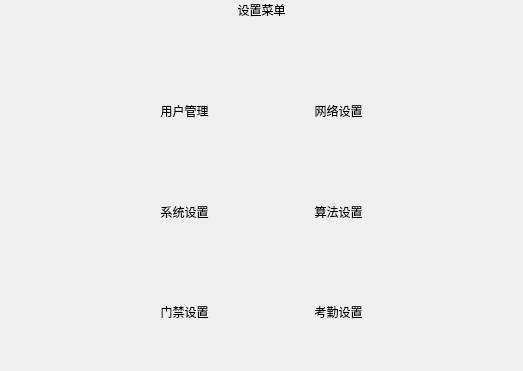
<?xml version="1.0" encoding="UTF-8"?>
<ui version="4.0">
 <class>ui_main_menu</class>
 <widget class="QMainWindow" name="ui_main_menu">
  <property name="geometry">
   <rect>
    <x>0</x>
    <y>0</y>
    <width>523</width>
    <height>371</height>
   </rect>
  </property>
  <property name="windowTitle">
   <string>MainWindow</string>
  </property>
  <widget class="QWidget" name="centralwidget">
   <layout class="QVBoxLayout" name="verticalLayout_7">
    <property name="spacing">
     <number>0</number>
    </property>
    <property name="leftMargin">
     <number>0</number>
    </property>
    <property name="topMargin">
     <number>0</number>
    </property>
    <property name="rightMargin">
     <number>0</number>
    </property>
    <property name="bottomMargin">
     <number>0</number>
    </property>
    <item>
     <widget class="QWidget" name="widget_2" native="true">
      <property name="styleSheet">
       <string notr="true"/>
      </property>
      <layout class="QVBoxLayout" name="verticalLayout_5">
       <property name="spacing">
        <number>0</number>
       </property>
       <property name="leftMargin">
        <number>0</number>
       </property>
       <property name="topMargin">
        <number>0</number>
       </property>
       <property name="rightMargin">
        <number>0</number>
       </property>
       <property name="bottomMargin">
        <number>0</number>
       </property>
       <item>
        <widget class="QWidget" name="main_menu_widget" native="true">
         <property name="styleSheet">
          <string notr="true"/>
         </property>
         <layout class="QHBoxLayout" name="horizontalLayout" stretch="1,1,2,2">
          <property name="spacing">
           <number>0</number>
          </property>
          <property name="leftMargin">
           <number>0</number>
          </property>
          <property name="topMargin">
           <number>0</number>
          </property>
          <property name="rightMargin">
           <number>0</number>
          </property>
          <property name="bottomMargin">
           <number>0</number>
          </property>
          <item alignment="Qt::AlignLeft|Qt::AlignVCenter">
           <widget class="clicked_Label" name="main_menu_back_btn" native="true">
            <property name="minimumSize">
             <size>
              <width>0</width>
              <height>0</height>
             </size>
            </property>
            <property name="text" stdset="0">
             <string/>
            </property>
           </widget>
          </item>
          <item>
           <spacer name="horizontalSpacer">
            <property name="orientation">
             <enum>Qt::Horizontal</enum>
            </property>
            <property name="sizeHint" stdset="0">
             <size>
              <width>20</width>
              <height>20</height>
             </size>
            </property>
           </spacer>
          </item>
          <item>
           <widget class="QLabel" name="main_menu_label">
            <property name="baseSize">
             <size>
              <width>0</width>
              <height>0</height>
             </size>
            </property>
            <property name="styleSheet">
             <string notr="true"/>
            </property>
            <property name="text">
             <string>设置菜单</string>
            </property>
            <property name="alignment">
             <set>Qt::AlignCenter</set>
            </property>
           </widget>
          </item>
          <item>
           <spacer name="horizontalSpacer_2">
            <property name="orientation">
             <enum>Qt::Horizontal</enum>
            </property>
            <property name="sizeHint" stdset="0">
             <size>
              <width>20</width>
              <height>20</height>
             </size>
            </property>
           </spacer>
          </item>
         </layout>
        </widget>
       </item>
       <item>
        <spacer name="verticalSpacer_2">
         <property name="orientation">
          <enum>Qt::Vertical</enum>
         </property>
         <property name="sizeType">
          <enum>QSizePolicy::Expanding</enum>
         </property>
         <property name="sizeHint" stdset="0">
          <size>
           <width>20</width>
           <height>30</height>
          </size>
         </property>
        </spacer>
       </item>
       <item>
        <widget class="QWidget" name="widget_7" native="true">
         <layout class="QHBoxLayout" name="horizontalLayout_2" stretch="1,1,1,1,1">
          <property name="spacing">
           <number>0</number>
          </property>
          <property name="leftMargin">
           <number>0</number>
          </property>
          <property name="topMargin">
           <number>0</number>
          </property>
          <property name="rightMargin">
           <number>0</number>
          </property>
          <property name="bottomMargin">
           <number>0</number>
          </property>
          <item>
           <spacer name="horizontalSpacer_5">
            <property name="orientation">
             <enum>Qt::Horizontal</enum>
            </property>
            <property name="sizeType">
             <enum>QSizePolicy::Fixed</enum>
            </property>
            <property name="sizeHint" stdset="0">
             <size>
              <width>146</width>
              <height>20</height>
             </size>
            </property>
           </spacer>
          </item>
          <item>
           <widget class="QWidget" name="widget_3" native="true">
            <property name="enabled">
             <bool>true</bool>
            </property>
            <property name="minimumSize">
             <size>
              <width>0</width>
              <height>0</height>
             </size>
            </property>
            <layout class="QVBoxLayout" name="verticalLayout" stretch="3,1">
             <property name="spacing">
              <number>15</number>
             </property>
             <property name="leftMargin">
              <number>0</number>
             </property>
             <property name="topMargin">
              <number>0</number>
             </property>
             <property name="rightMargin">
              <number>0</number>
             </property>
             <property name="bottomMargin">
              <number>0</number>
             </property>
             <item alignment="Qt::AlignHCenter|Qt::AlignVCenter">
              <widget class="clicked_Label" name="user_management_btn" native="true">
               <property name="styleSheet">
                <string notr="true">border-image: url(:/icon/user_setting.png);</string>
               </property>
               <property name="text" stdset="0">
                <string/>
               </property>
              </widget>
             </item>
             <item>
              <widget class="QLabel" name="user_management_label">
               <property name="minimumSize">
                <size>
                 <width>0</width>
                 <height>0</height>
                </size>
               </property>
               <property name="styleSheet">
                <string notr="true"/>
               </property>
               <property name="frameShape">
                <enum>QFrame::NoFrame</enum>
               </property>
               <property name="frameShadow">
                <enum>QFrame::Sunken</enum>
               </property>
               <property name="text">
                <string>用户管理</string>
               </property>
               <property name="alignment">
                <set>Qt::AlignCenter</set>
               </property>
              </widget>
             </item>
            </layout>
           </widget>
          </item>
          <item>
           <spacer name="horizontalSpacer_3">
            <property name="orientation">
             <enum>Qt::Horizontal</enum>
            </property>
            <property name="sizeType">
             <enum>QSizePolicy::Expanding</enum>
            </property>
            <property name="sizeHint" stdset="0">
             <size>
              <width>40</width>
              <height>20</height>
             </size>
            </property>
           </spacer>
          </item>
          <item>
           <widget class="QWidget" name="widget_4" native="true">
            <layout class="QVBoxLayout" name="verticalLayout_2" stretch="3,1">
             <property name="spacing">
              <number>15</number>
             </property>
             <property name="leftMargin">
              <number>0</number>
             </property>
             <property name="topMargin">
              <number>0</number>
             </property>
             <property name="rightMargin">
              <number>0</number>
             </property>
             <property name="bottomMargin">
              <number>0</number>
             </property>
             <item alignment="Qt::AlignHCenter|Qt::AlignVCenter">
              <widget class="clicked_Label" name="network_setting_btn" native="true">
               <property name="styleSheet">
                <string notr="true">border-image: url(:/icon/menu_wifi_setting.png);</string>
               </property>
               <property name="text" stdset="0">
                <string/>
               </property>
              </widget>
             </item>
             <item>
              <widget class="QLabel" name="network_setting_label">
               <property name="styleSheet">
                <string notr="true"/>
               </property>
               <property name="frameShape">
                <enum>QFrame::NoFrame</enum>
               </property>
               <property name="frameShadow">
                <enum>QFrame::Raised</enum>
               </property>
               <property name="text">
                <string>网络设置</string>
               </property>
               <property name="alignment">
                <set>Qt::AlignCenter</set>
               </property>
              </widget>
             </item>
            </layout>
           </widget>
          </item>
          <item>
           <spacer name="horizontalSpacer_6">
            <property name="orientation">
             <enum>Qt::Horizontal</enum>
            </property>
            <property name="sizeType">
             <enum>QSizePolicy::Fixed</enum>
            </property>
            <property name="sizeHint" stdset="0">
             <size>
              <width>146</width>
              <height>20</height>
             </size>
            </property>
           </spacer>
          </item>
         </layout>
        </widget>
       </item>
       <item>
        <spacer name="verticalSpacer">
         <property name="orientation">
          <enum>Qt::Vertical</enum>
         </property>
         <property name="sizeType">
          <enum>QSizePolicy::Expanding</enum>
         </property>
         <property name="sizeHint" stdset="0">
          <size>
           <width>20</width>
           <height>30</height>
          </size>
         </property>
        </spacer>
       </item>
       <item>
        <widget class="QWidget" name="widget_8" native="true">
         <layout class="QHBoxLayout" name="horizontalLayout_3" stretch="1,1,1,1,1">
          <property name="spacing">
           <number>0</number>
          </property>
          <property name="leftMargin">
           <number>0</number>
          </property>
          <property name="topMargin">
           <number>0</number>
          </property>
          <property name="rightMargin">
           <number>0</number>
          </property>
          <property name="bottomMargin">
           <number>0</number>
          </property>
          <item>
           <spacer name="horizontalSpacer_3">
            <property name="orientation">
             <enum>Qt::Horizontal</enum>
            </property>
            <property name="sizeType">
             <enum>QSizePolicy::Fixed</enum>
            </property>
            <property name="sizeHint" stdset="0">
             <size>
              <width>146</width>
              <height>20</height>
             </size>
            </property>
           </spacer>
          </item>
          <item>
           <widget class="QWidget" name="widget_5" native="true">
            <property name="minimumSize">
             <size>
              <width>0</width>
              <height>0</height>
             </size>
            </property>
            <layout class="QVBoxLayout" name="verticalLayout_3" stretch="3,1">
             <property name="spacing">
              <number>15</number>
             </property>
             <property name="leftMargin">
              <number>0</number>
             </property>
             <property name="topMargin">
              <number>0</number>
             </property>
             <property name="rightMargin">
              <number>0</number>
             </property>
             <property name="bottomMargin">
              <number>0</number>
             </property>
             <item alignment="Qt::AlignHCenter|Qt::AlignVCenter">
              <widget class="clicked_Label" name="system_setting_btn" native="true">
               <property name="styleSheet">
                <string notr="true">border-image: url(:/icon/system_setting.png);</string>
               </property>
               <property name="text" stdset="0">
                <string/>
               </property>
              </widget>
             </item>
             <item>
              <widget class="QLabel" name="system_setting_label">
               <property name="styleSheet">
                <string notr="true"/>
               </property>
               <property name="text">
                <string>系统设置</string>
               </property>
               <property name="alignment">
                <set>Qt::AlignCenter</set>
               </property>
              </widget>
             </item>
            </layout>
           </widget>
          </item>
          <item>
           <spacer name="horizontalSpacer_4">
            <property name="orientation">
             <enum>Qt::Horizontal</enum>
            </property>
            <property name="sizeHint" stdset="0">
             <size>
              <width>40</width>
              <height>20</height>
             </size>
            </property>
           </spacer>
          </item>
          <item>
           <widget class="QWidget" name="widget_6" native="true">
            <property name="minimumSize">
             <size>
              <width>0</width>
              <height>0</height>
             </size>
            </property>
            <layout class="QVBoxLayout" name="verticalLayout_4" stretch="3,1">
             <property name="spacing">
              <number>15</number>
             </property>
             <property name="leftMargin">
              <number>0</number>
             </property>
             <property name="topMargin">
              <number>0</number>
             </property>
             <property name="rightMargin">
              <number>0</number>
             </property>
             <property name="bottomMargin">
              <number>0</number>
             </property>
             <item alignment="Qt::AlignHCenter|Qt::AlignVCenter">
              <widget class="clicked_Label" name="algorithm_setting_btn" native="true">
               <property name="styleSheet">
                <string notr="true">border-image: url(:/icon/al_setting.png);</string>
               </property>
               <property name="text" stdset="0">
                <string/>
               </property>
              </widget>
             </item>
             <item>
              <widget class="QLabel" name="algorithm_setting_label">
               <property name="styleSheet">
                <string notr="true"/>
               </property>
               <property name="text">
                <string>算法设置</string>
               </property>
               <property name="alignment">
                <set>Qt::AlignCenter</set>
               </property>
              </widget>
             </item>
            </layout>
           </widget>
          </item>
          <item>
           <spacer name="horizontalSpacer_9">
            <property name="orientation">
             <enum>Qt::Horizontal</enum>
            </property>
            <property name="sizeType">
             <enum>QSizePolicy::Fixed</enum>
            </property>
            <property name="sizeHint" stdset="0">
             <size>
              <width>146</width>
              <height>20</height>
             </size>
            </property>
           </spacer>
          </item>
         </layout>
        </widget>
       </item>
       <item>
        <spacer name="verticalSpacer_3">
         <property name="orientation">
          <enum>Qt::Vertical</enum>
         </property>
         <property name="sizeType">
          <enum>QSizePolicy::Expanding</enum>
         </property>
         <property name="sizeHint" stdset="0">
          <size>
           <width>20</width>
           <height>30</height>
          </size>
         </property>
        </spacer>
       </item>
       <item>
        <widget class="QWidget" name="widget" native="true">
         <property name="minimumSize">
          <size>
           <width>136</width>
           <height>0</height>
          </size>
         </property>
         <layout class="QHBoxLayout" name="horizontalLayout_4" stretch="1,1,1,1,1">
          <property name="spacing">
           <number>0</number>
          </property>
          <property name="leftMargin">
           <number>0</number>
          </property>
          <property name="topMargin">
           <number>0</number>
          </property>
          <property name="rightMargin">
           <number>0</number>
          </property>
          <property name="bottomMargin">
           <number>0</number>
          </property>
          <item>
           <spacer name="horizontalSpacer_3">
            <property name="orientation">
             <enum>Qt::Horizontal</enum>
            </property>
            <property name="sizeType">
             <enum>QSizePolicy::Fixed</enum>
            </property>
            <property name="sizeHint" stdset="0">
             <size>
              <width>146</width>
              <height>20</height>
             </size>
            </property>
           </spacer>
          </item>
          <item>
           <widget class="QWidget" name="widget_9" native="true">
            <layout class="QVBoxLayout" name="verticalLayout" stretch="3,1">
             <property name="spacing">
              <number>15</number>
             </property>
             <property name="leftMargin">
              <number>0</number>
             </property>
             <property name="topMargin">
              <number>0</number>
             </property>
             <property name="rightMargin">
              <number>0</number>
             </property>
             <property name="bottomMargin">
              <number>0</number>
             </property>
             <item alignment="Qt::AlignHCenter|Qt::AlignVCenter">
              <widget class="clicked_Label" name="checkin_setting_btn" native="true">
               <property name="styleSheet">
                <string notr="true">border-image: url(:/icon/checkin_setting.png);</string>
               </property>
               <property name="text" stdset="0">
                <string/>
               </property>
              </widget>
             </item>
             <item>
              <widget class="QLabel" name="checkin_setting_label">
               <property name="minimumSize">
                <size>
                 <width>0</width>
                 <height>0</height>
                </size>
               </property>
               <property name="styleSheet">
                <string notr="true"/>
               </property>
               <property name="frameShape">
                <enum>QFrame::NoFrame</enum>
               </property>
               <property name="frameShadow">
                <enum>QFrame::Sunken</enum>
               </property>
               <property name="text">
                <string>门禁设置</string>
               </property>
               <property name="alignment">
                <set>Qt::AlignCenter</set>
               </property>
              </widget>
             </item>
            </layout>
           </widget>
          </item>
          <item>
           <spacer name="horizontalSpacer_8">
            <property name="orientation">
             <enum>Qt::Horizontal</enum>
            </property>
            <property name="sizeType">
             <enum>QSizePolicy::Expanding</enum>
            </property>
            <property name="sizeHint" stdset="0">
             <size>
              <width>40</width>
              <height>20</height>
             </size>
            </property>
           </spacer>
          </item>
          <item>
           <widget class="QWidget" name="widget_10" native="true">
            <layout class="QVBoxLayout" name="verticalLayout" stretch="3,1">
             <property name="spacing">
              <number>15</number>
             </property>
             <property name="leftMargin">
              <number>0</number>
             </property>
             <property name="topMargin">
              <number>0</number>
             </property>
             <property name="rightMargin">
              <number>0</number>
             </property>
             <property name="bottomMargin">
              <number>0</number>
             </property>
             <item alignment="Qt::AlignHCenter|Qt::AlignVCenter">
              <widget class="clicked_Label" name="attendance_setting_btn" native="true">
               <property name="styleSheet">
                <string notr="true">border-image: url(:/icon/attendance_setting.png);</string>
               </property>
               <property name="text" stdset="0">
                <string/>
               </property>
              </widget>
             </item>
             <item>
              <widget class="QLabel" name="attendance_setting_label">
               <property name="minimumSize">
                <size>
                 <width>0</width>
                 <height>0</height>
                </size>
               </property>
               <property name="styleSheet">
                <string notr="true"/>
               </property>
               <property name="frameShape">
                <enum>QFrame::NoFrame</enum>
               </property>
               <property name="frameShadow">
                <enum>QFrame::Sunken</enum>
               </property>
               <property name="text">
                <string>考勤设置</string>
               </property>
               <property name="alignment">
                <set>Qt::AlignCenter</set>
               </property>
              </widget>
             </item>
            </layout>
           </widget>
          </item>
          <item>
           <spacer name="horizontalSpacer_7">
            <property name="orientation">
             <enum>Qt::Horizontal</enum>
            </property>
            <property name="sizeType">
             <enum>QSizePolicy::Fixed</enum>
            </property>
            <property name="sizeHint" stdset="0">
             <size>
              <width>146</width>
              <height>20</height>
             </size>
            </property>
           </spacer>
          </item>
         </layout>
        </widget>
       </item>
       <item>
        <spacer name="verticalSpacer_4">
         <property name="orientation">
          <enum>Qt::Vertical</enum>
         </property>
         <property name="sizeHint" stdset="0">
          <size>
           <width>20</width>
           <height>40</height>
          </size>
         </property>
        </spacer>
       </item>
      </layout>
     </widget>
    </item>
   </layout>
  </widget>
 </widget>
 <customwidgets>
  <customwidget>
   <class>clicked_Label</class>
   <extends>QWidget</extends>
   <header location="global">clicked_label.hpp</header>
  </customwidget>
 </customwidgets>
 <resources/>
 <connections/>
</ui>
